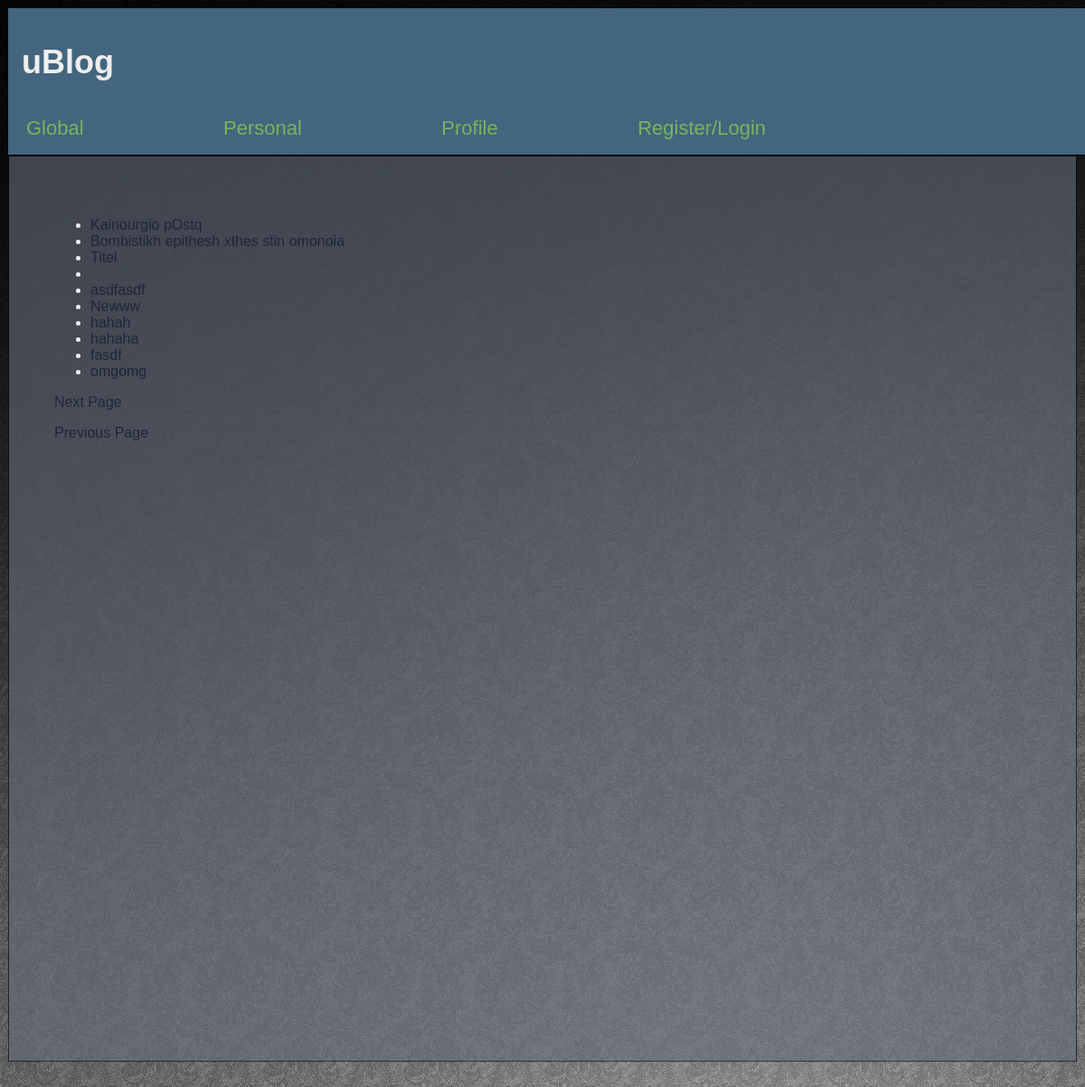
The page / on the database its author committed.
### tables this page shows
CREATE TABLE IF NOT EXISTS `blog` (
  `blogid` int(11) NOT NULL AUTO_INCREMENT,
  `userid` int(11) NOT NULL,
  `title` varchar(50) NOT NULL,
  `stuff` longtext NOT NULL,
  `image` varchar(50) NOT NULL,
  `blogdate` timestamp NOT NULL DEFAULT CURRENT_TIMESTAMP,
  PRIMARY KEY (`blogid`)
);

### controllers/globalblogs.php (called while the page is built, shortened)
<?php
	include "/models/blog.php";
	include "/views/header.php";
	if (isset($_GET['page'])) {
		$page=$_GET['page'];
		$blog=allBlogPosts($page*10-10, $page*10, 'blogdate');
	}
	else {
		$page=1;
		$ground=0;
		$ceiling=10;
		$blog=allBlogPosts($ground, $ceiling, 'blogdate');
	}
	include "/views/globalblogs/view.php";
	include "/views/footer.php";
?>

### index.php (called while the page is built, shortened)
<?php
	if( isset( $_GET[ 'redpage' ] ) ){
     $redpage = $_GET[ 'redpage' ];
    }
	else $redpage='globalblogs';
	require "controllers/{$redpage}.php";
?>

### models/blog.php (called while the page is built, shortened)
<?php
	function allBlogPosts($ground, $ceiling, $sort, $sortStyle='DESC') {
		$res = mysql_query(
                "SELECT
					*
                FROM
                    blog
                ORDER BY
					$sort $sortStyle
                LIMIT $ground, $ceiling ");
		$i=0;
		$blog=array();
        while ($row = mysql_fetch_assoc($res)) {
			$blog[$i]=$row;
			$i++;
			unset($blog[$i]);
		}
		return $blog;
	}

### views/globalblogs/view.php (the view)
<div id="bloglist">
		<ul class="list" id="globalblogs">
			<?php
				for($i=0;$i<count($blog);$i++) {
					echo "<li><a href=\"userblog.php?userid=".$blog[$i]['userid']."\">".$blog[$i]['title']."</a></li>";
				}
			?>
		</ul>
		<?php echo "<p><a href=globalblogs.php?page=".($page+1).">Next Page</a></p>"; ?>
		<?php echo "<p><a href=globalblogs.php?page=".($page-1).">Previous Page</a></p>"; ?>
</div>

### css/global.css (style rules this page uses)
body { background: #121212 url("../images/background.jpg") no-repeat top left; font-family: helvetica, sans-serif; color: #eeeeee; }
a { text-decoration: none; color: #202636; }

### rows shown on the page
blog: title "Kainourgio pOstq"
blog: title "Bombistikh epithesh xthes stin omonoia"
blog: title "Titel"
blog: title "asdfasdf"
blog: title "Newww"
blog: title "hahah"
blog: title "hahaha"
blog: title "fasdf"
blog: title "omgomg"
